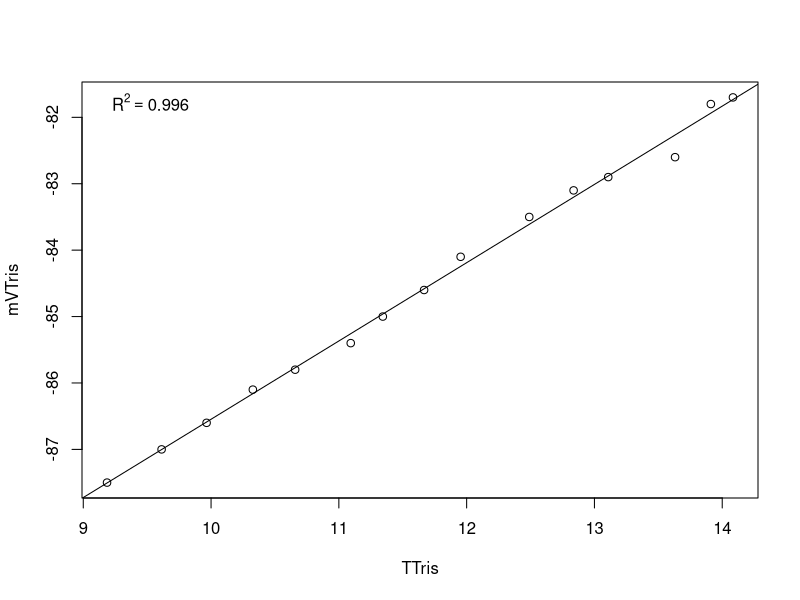

Reproduce this figure in R.
# modified for personal Lenovo PC at PT Whitney summer 2018
# last modification on 20180629 by SJG
setwd("C:/Users/samjg/Documents/My_Projects/Geoduck_transgen_offspring_OA/RAnalysis/Data/pH_Calibration_Files/") #set working directory

Calib.Data <-read.table("20190206.csv", header=TRUE, sep=",", na.string="NA", as.is=TRUE) #reads in the data files
model <-lm(mVTris ~ TTris, data=Calib.Data) #runs a linear regression of mV as a function of temperature
coe <- coef(model) #extracts the coeffecients
R2<-summary(model)$r.squared
plot(mVTris ~ TTris, data=Calib.Data)
abline(lm(mVTris ~ TTris, data=Calib.Data))
legend('topleft', legend = bquote(R^2 == .(format(R2, digits = 3))), bty='n')
